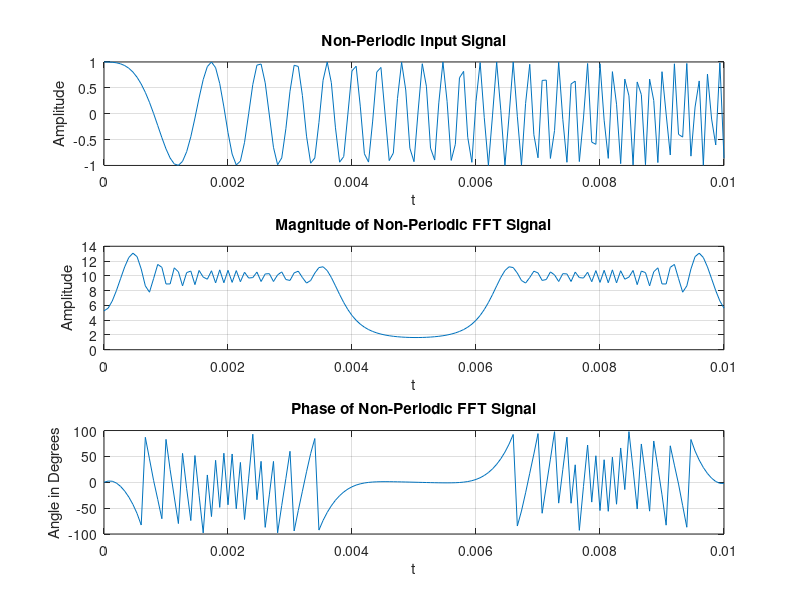

This figure's MATLAB source:
close all;
clear all;
fs = 15000;
ts = 1/fs;
tpulse = 10e-3;
f1 = 83;
f2 = 5800;
N = 20;
t = 0:ts:tpulse;
y = chirp(t, f1, t(end), f2);

subplot(3,1,1);
plot(t, y);
grid;
xlabel('t');
ylabel('Amplitude');
title('Non-Periodic Input Signal');

x1 = fft(y);
Xmag = abs(x1);

subplot(3,1,2);
plot(t, Xmag);
grid;
xlabel('t');
ylabel('Amplitude');
title('Magnitude of Non-Periodic FFT Signal');

Xphase = angle(x1) .* (100/pi);

subplot(3,1,3);
plot(t, Xphase);
grid;
xlabel('t');
ylabel('Angle in Degrees');
title('Phase of Non-Periodic FFT Signal');
